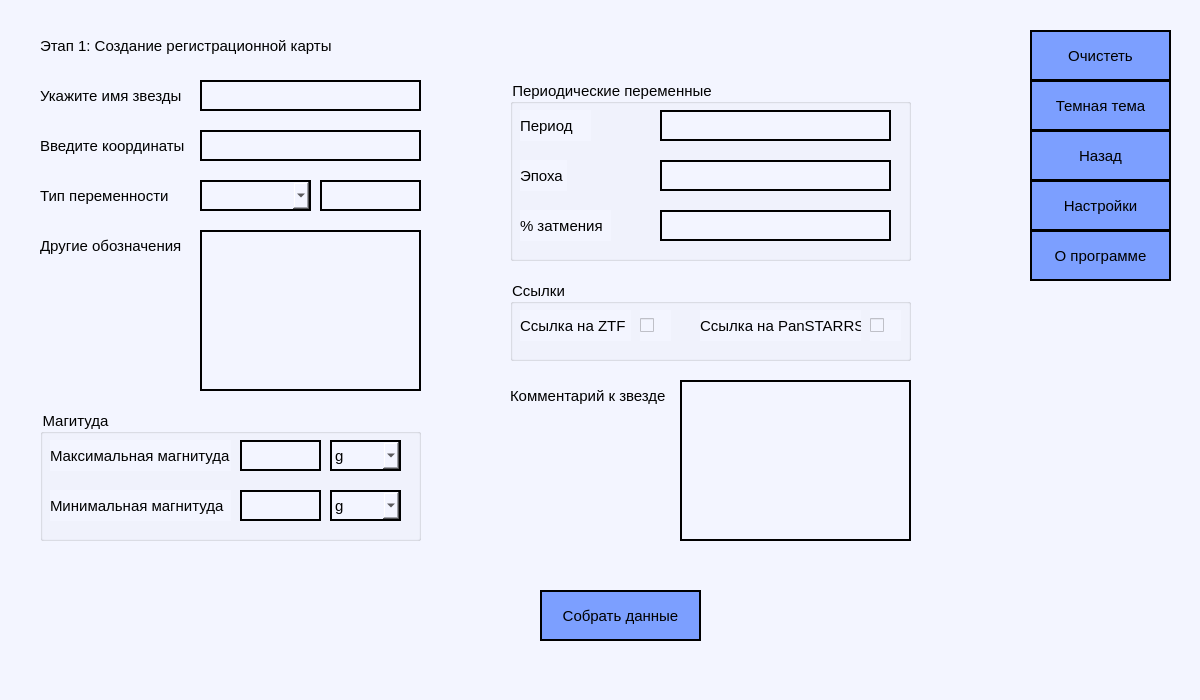
<?xml version="1.0" encoding="UTF-8"?>
<ui version="4.0">
 <class>Form</class>
 <widget class="QWidget" name="Form">
  <property name="geometry">
   <rect>
    <x>0</x>
    <y>0</y>
    <width>1200</width>
    <height>700</height>
   </rect>
  </property>
  <property name="minimumSize">
   <size>
    <width>1200</width>
    <height>700</height>
   </size>
  </property>
  <property name="windowTitle">
   <string>Form</string>
  </property>
  <property name="styleSheet">
   <string notr="true">QWidget {
	background-color: rgb(243, 245, 255);
}

QPushButton {
	border: 2px solid rgb(0, 0, 0);
	background-color: rgb(124, 159, 255);
	color: rgb(0, 0, 0);
}

QLabel {
	color: rgb(0, 0, 0)
}

QLineEdit {
	background-color: rgb(243, 245, 255);
	border: 2px solid rgb(0, 0, 0);
}

QLineEdit:hover {
	background-color: rgb(217, 222, 255);
}

QGroupBox{
	color: rgb(0, 0, 0);
	background-color: rgb(243, 245, 255);
}

QComboBox {
	border: 2px solid rgb(0, 0, 0);
	background-color: rgb(243, 245, 255);
}

QComboBox:hover {
	background-color: rgb(124, 159, 255);
}

QComboBox QAbstractItemView {
	border: 2px solid rgb(0, 0, 0);
	background-color: rgb(243, 245, 255);
	selection-background-color: rgb(217, 222, 255);
	selection-color: rgb(0, 0, 0)
}

QComboBox::drop-down:hover {
    background-color: rgb(190, 137, 255);
}

QPushButton:hover{
	background-color: rgb(190, 137, 255);
	color: rgb(0, 0,0);
}

QPushButton:pressed {
	background-color:rgb(189, 23, 87);
}

QSlider::groove:horizontal {
	border: 0px;
}
 
QSlider::sub-page:horizontal {
	background-color: rgb(11, 20, 197);
	margin-top:8px;
	margin-bottom:8px;
	border-radius: 2px;
}
 
QSlider::add-page:horizontal {
	background:  rgb(131, 0, 81);
	border: 0px solid #777;
	border-radius: 2px;
	margin-top:8px;
	margin-bottom:8px;
}
 
QSlider::handle:horizontal {
	background: rgb(124, 159, 255);
	border: 2px solid rgb(0, 0, 0);
	width: 12px;
	border-radius: 4px;
	margin-top:2px;
	margin-bottom:2px;
}
 
QSlider::handle:horizontal:hover {
	background-color: rgb(190, 137, 255)
}

QPlainTextEdit{
	background-color: rgb(243, 245, 255);
	border: 2px solid rgb(0, 0, 0);
}

QPlainTextEdit:hover{
	background-color: rgb(217, 222, 255);
}</string>
  </property>
  <widget class="QLabel" name="title">
   <property name="geometry">
    <rect>
     <x>40</x>
     <y>30</y>
     <width>311</width>
     <height>31</height>
    </rect>
   </property>
   <property name="font">
    <font>
     <pointsize>11</pointsize>
    </font>
   </property>
   <property name="text">
    <string>Этап 1: Создание регистрационной карты</string>
   </property>
  </widget>
  <widget class="QGroupBox" name="perBox">
   <property name="geometry">
    <rect>
     <x>510</x>
     <y>80</y>
     <width>401</width>
     <height>181</height>
    </rect>
   </property>
   <property name="font">
    <font>
     <pointsize>11</pointsize>
    </font>
   </property>
   <property name="title">
    <string>Периодические переменные</string>
   </property>
   <widget class="QLabel" name="per_line">
    <property name="geometry">
     <rect>
      <x>10</x>
      <y>30</y>
      <width>71</width>
      <height>31</height>
     </rect>
    </property>
    <property name="font">
     <font>
      <pointsize>11</pointsize>
     </font>
    </property>
    <property name="text">
     <string>Период</string>
    </property>
   </widget>
   <widget class="QLabel" name="Epoch_line">
    <property name="geometry">
     <rect>
      <x>10</x>
      <y>80</y>
      <width>47</width>
      <height>31</height>
     </rect>
    </property>
    <property name="font">
     <font>
      <pointsize>11</pointsize>
     </font>
    </property>
    <property name="text">
     <string>Эпоха</string>
    </property>
   </widget>
   <widget class="QLabel" name="eclipse_line">
    <property name="geometry">
     <rect>
      <x>10</x>
      <y>130</y>
      <width>91</width>
      <height>31</height>
     </rect>
    </property>
    <property name="font">
     <font>
      <pointsize>11</pointsize>
     </font>
    </property>
    <property name="text">
     <string>% затмения</string>
    </property>
   </widget>
   <widget class="QLineEdit" name="per_line_in">
    <property name="geometry">
     <rect>
      <x>150</x>
      <y>30</y>
      <width>231</width>
      <height>31</height>
     </rect>
    </property>
    <property name="font">
     <font>
      <pointsize>11</pointsize>
     </font>
    </property>
   </widget>
   <widget class="QLineEdit" name="Epoch_line_in">
    <property name="geometry">
     <rect>
      <x>150</x>
      <y>80</y>
      <width>231</width>
      <height>31</height>
     </rect>
    </property>
    <property name="font">
     <font>
      <pointsize>11</pointsize>
     </font>
    </property>
   </widget>
   <widget class="QLineEdit" name="eclipse_line_in">
    <property name="geometry">
     <rect>
      <x>150</x>
      <y>130</y>
      <width>231</width>
      <height>31</height>
     </rect>
    </property>
    <property name="font">
     <font>
      <pointsize>11</pointsize>
     </font>
    </property>
   </widget>
  </widget>
  <widget class="QGroupBox" name="magBox">
   <property name="geometry">
    <rect>
     <x>40</x>
     <y>410</y>
     <width>381</width>
     <height>131</height>
    </rect>
   </property>
   <property name="font">
    <font>
     <pointsize>11</pointsize>
    </font>
   </property>
   <property name="title">
    <string>Магитуда</string>
   </property>
   <widget class="QLabel" name="min_mag">
    <property name="geometry">
     <rect>
      <x>10</x>
      <y>80</y>
      <width>181</width>
      <height>31</height>
     </rect>
    </property>
    <property name="font">
     <font>
      <pointsize>11</pointsize>
     </font>
    </property>
    <property name="text">
     <string>Минимальная магнитуда</string>
    </property>
   </widget>
   <widget class="QLabel" name="max_mag">
    <property name="geometry">
     <rect>
      <x>10</x>
      <y>30</y>
      <width>181</width>
      <height>31</height>
     </rect>
    </property>
    <property name="font">
     <font>
      <pointsize>11</pointsize>
     </font>
    </property>
    <property name="text">
     <string>Максимальная магнитуда</string>
    </property>
   </widget>
   <widget class="QLineEdit" name="min_mag_in">
    <property name="geometry">
     <rect>
      <x>200</x>
      <y>80</y>
      <width>81</width>
      <height>31</height>
     </rect>
    </property>
    <property name="font">
     <font>
      <pointsize>11</pointsize>
     </font>
    </property>
   </widget>
   <widget class="QLineEdit" name="max_mag_in">
    <property name="geometry">
     <rect>
      <x>200</x>
      <y>30</y>
      <width>81</width>
      <height>31</height>
     </rect>
    </property>
    <property name="font">
     <font>
      <pointsize>11</pointsize>
     </font>
    </property>
   </widget>
   <widget class="QComboBox" name="min_mag_filter">
    <property name="geometry">
     <rect>
      <x>290</x>
      <y>80</y>
      <width>71</width>
      <height>31</height>
     </rect>
    </property>
    <property name="font">
     <font>
      <pointsize>11</pointsize>
     </font>
    </property>
    <item>
     <property name="text">
      <string>g</string>
     </property>
    </item>
    <item>
     <property name="text">
      <string>r</string>
     </property>
    </item>
    <item>
     <property name="text">
      <string>o</string>
     </property>
    </item>
    <item>
     <property name="text">
      <string>c</string>
     </property>
    </item>
    <item>
     <property name="text">
      <string>i</string>
     </property>
    </item>
    <item>
     <property name="text">
      <string>y</string>
     </property>
    </item>
    <item>
     <property name="text">
      <string>z</string>
     </property>
    </item>
   </widget>
   <widget class="QComboBox" name="max_mag_filter">
    <property name="geometry">
     <rect>
      <x>290</x>
      <y>30</y>
      <width>71</width>
      <height>31</height>
     </rect>
    </property>
    <property name="font">
     <font>
      <pointsize>11</pointsize>
     </font>
    </property>
    <item>
     <property name="text">
      <string>g</string>
     </property>
    </item>
    <item>
     <property name="text">
      <string>r</string>
     </property>
    </item>
    <item>
     <property name="text">
      <string>o</string>
     </property>
    </item>
    <item>
     <property name="text">
      <string>c</string>
     </property>
    </item>
    <item>
     <property name="text">
      <string>i</string>
     </property>
    </item>
    <item>
     <property name="text">
      <string>y</string>
     </property>
    </item>
    <item>
     <property name="text">
      <string>z</string>
     </property>
    </item>
   </widget>
  </widget>
  <widget class="QGroupBox" name="linkBox">
   <property name="geometry">
    <rect>
     <x>510</x>
     <y>280</y>
     <width>401</width>
     <height>81</height>
    </rect>
   </property>
   <property name="font">
    <font>
     <pointsize>11</pointsize>
    </font>
   </property>
   <property name="title">
    <string>Ссылки</string>
   </property>
   <widget class="QLabel" name="ztf_rem">
    <property name="geometry">
     <rect>
      <x>10</x>
      <y>30</y>
      <width>111</width>
      <height>31</height>
     </rect>
    </property>
    <property name="font">
     <font>
      <pointsize>11</pointsize>
     </font>
    </property>
    <property name="text">
     <string>Ссылка на ZTF</string>
    </property>
   </widget>
   <widget class="QCheckBox" name="ztf_rem_ok">
    <property name="geometry">
     <rect>
      <x>130</x>
      <y>30</y>
      <width>31</width>
      <height>31</height>
     </rect>
    </property>
    <property name="text">
     <string/>
    </property>
   </widget>
   <widget class="QLabel" name="panstarrs_rem">
    <property name="geometry">
     <rect>
      <x>190</x>
      <y>30</y>
      <width>161</width>
      <height>31</height>
     </rect>
    </property>
    <property name="font">
     <font>
      <pointsize>11</pointsize>
     </font>
    </property>
    <property name="text">
     <string>Ссылка на PanSTARRS</string>
    </property>
   </widget>
   <widget class="QCheckBox" name="panstarrs_rem_ok">
    <property name="geometry">
     <rect>
      <x>360</x>
      <y>30</y>
      <width>31</width>
      <height>31</height>
     </rect>
    </property>
    <property name="text">
     <string/>
    </property>
   </widget>
  </widget>
  <widget class="QLabel" name="comm_line">
   <property name="geometry">
    <rect>
     <x>510</x>
     <y>380</y>
     <width>161</width>
     <height>31</height>
    </rect>
   </property>
   <property name="font">
    <font>
     <pointsize>11</pointsize>
    </font>
   </property>
   <property name="text">
    <string>Комментарий к звезде</string>
   </property>
  </widget>
  <widget class="QLabel" name="star_name">
   <property name="geometry">
    <rect>
     <x>40</x>
     <y>80</y>
     <width>171</width>
     <height>31</height>
    </rect>
   </property>
   <property name="font">
    <font>
     <pointsize>11</pointsize>
    </font>
   </property>
   <property name="text">
    <string>Укажите имя звезды</string>
   </property>
  </widget>
  <widget class="QLabel" name="coor_line">
   <property name="geometry">
    <rect>
     <x>40</x>
     <y>130</y>
     <width>151</width>
     <height>31</height>
    </rect>
   </property>
   <property name="font">
    <font>
     <pointsize>11</pointsize>
    </font>
   </property>
   <property name="text">
    <string>Введите координаты</string>
   </property>
  </widget>
  <widget class="QLabel" name="type_line">
   <property name="geometry">
    <rect>
     <x>40</x>
     <y>180</y>
     <width>141</width>
     <height>31</height>
    </rect>
   </property>
   <property name="font">
    <font>
     <pointsize>11</pointsize>
    </font>
   </property>
   <property name="text">
    <string>Тип переменности</string>
   </property>
  </widget>
  <widget class="QLabel" name="oth_name">
   <property name="geometry">
    <rect>
     <x>40</x>
     <y>230</y>
     <width>151</width>
     <height>31</height>
    </rect>
   </property>
   <property name="font">
    <font>
     <pointsize>11</pointsize>
    </font>
   </property>
   <property name="text">
    <string>Другие обозначения</string>
   </property>
  </widget>
  <widget class="QLineEdit" name="star_name_in">
   <property name="geometry">
    <rect>
     <x>200</x>
     <y>80</y>
     <width>221</width>
     <height>31</height>
    </rect>
   </property>
   <property name="font">
    <font>
     <pointsize>11</pointsize>
    </font>
   </property>
  </widget>
  <widget class="QLineEdit" name="coor_line_in">
   <property name="geometry">
    <rect>
     <x>200</x>
     <y>130</y>
     <width>221</width>
     <height>31</height>
    </rect>
   </property>
   <property name="font">
    <font>
     <pointsize>11</pointsize>
    </font>
   </property>
  </widget>
  <widget class="QLineEdit" name="type_line_in_n">
   <property name="geometry">
    <rect>
     <x>320</x>
     <y>180</y>
     <width>101</width>
     <height>31</height>
    </rect>
   </property>
   <property name="font">
    <font>
     <pointsize>11</pointsize>
    </font>
   </property>
  </widget>
  <widget class="QComboBox" name="type_line_in">
   <property name="geometry">
    <rect>
     <x>200</x>
     <y>180</y>
     <width>111</width>
     <height>31</height>
    </rect>
   </property>
   <property name="font">
    <font>
     <pointsize>11</pointsize>
    </font>
   </property>
  </widget>
  <widget class="QPushButton" name="clear_btn">
   <property name="geometry">
    <rect>
     <x>1030</x>
     <y>30</y>
     <width>141</width>
     <height>51</height>
    </rect>
   </property>
   <property name="font">
    <font>
     <pointsize>11</pointsize>
    </font>
   </property>
   <property name="text">
    <string>Очистеть</string>
   </property>
  </widget>
  <widget class="QPushButton" name="dark_btn">
   <property name="geometry">
    <rect>
     <x>1030</x>
     <y>80</y>
     <width>141</width>
     <height>51</height>
    </rect>
   </property>
   <property name="font">
    <font>
     <pointsize>11</pointsize>
    </font>
   </property>
   <property name="text">
    <string>Темная тема</string>
   </property>
  </widget>
  <widget class="QPushButton" name="inf_btn">
   <property name="geometry">
    <rect>
     <x>1030</x>
     <y>230</y>
     <width>141</width>
     <height>51</height>
    </rect>
   </property>
   <property name="font">
    <font>
     <pointsize>11</pointsize>
    </font>
   </property>
   <property name="text">
    <string>О программе</string>
   </property>
  </widget>
  <widget class="QPushButton" name="settings_btn">
   <property name="geometry">
    <rect>
     <x>1030</x>
     <y>180</y>
     <width>141</width>
     <height>51</height>
    </rect>
   </property>
   <property name="font">
    <font>
     <pointsize>11</pointsize>
    </font>
   </property>
   <property name="text">
    <string>Настройки</string>
   </property>
  </widget>
  <widget class="QPushButton" name="beak_btn">
   <property name="geometry">
    <rect>
     <x>1030</x>
     <y>130</y>
     <width>141</width>
     <height>51</height>
    </rect>
   </property>
   <property name="font">
    <font>
     <pointsize>11</pointsize>
    </font>
   </property>
   <property name="text">
    <string>Назад</string>
   </property>
  </widget>
  <widget class="QPushButton" name="file_btn">
   <property name="geometry">
    <rect>
     <x>540</x>
     <y>590</y>
     <width>161</width>
     <height>51</height>
    </rect>
   </property>
   <property name="font">
    <font>
     <pointsize>11</pointsize>
    </font>
   </property>
   <property name="text">
    <string>Собрать данные</string>
   </property>
  </widget>
  <widget class="QPlainTextEdit" name="oth_name_in">
   <property name="geometry">
    <rect>
     <x>200</x>
     <y>230</y>
     <width>221</width>
     <height>161</height>
    </rect>
   </property>
   <property name="font">
    <font>
     <pointsize>11</pointsize>
    </font>
   </property>
  </widget>
  <widget class="QPlainTextEdit" name="comm_line_in">
   <property name="geometry">
    <rect>
     <x>680</x>
     <y>380</y>
     <width>231</width>
     <height>161</height>
    </rect>
   </property>
   <property name="font">
    <font>
     <pointsize>11</pointsize>
    </font>
   </property>
  </widget>
 </widget>
 <resources/>
 <connections/>
</ui>
